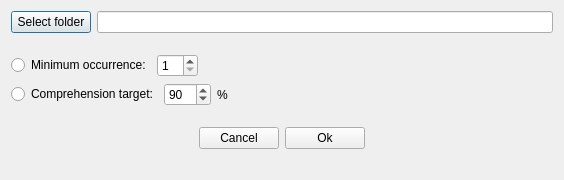
<?xml version="1.0" encoding="UTF-8"?>
<ui version="4.0">
 <class>GeneratorOutputDialog</class>
 <widget class="QDialog" name="GeneratorOutputDialog">
  <property name="geometry">
   <rect>
    <x>0</x>
    <y>0</y>
    <width>564</width>
    <height>180</height>
   </rect>
  </property>
  <property name="windowTitle">
   <string>Generator Output</string>
  </property>
  <layout class="QVBoxLayout" name="verticalLayout">
   <item>
    <layout class="QHBoxLayout" name="horizontalLayout">
     <property name="bottomMargin">
      <number>15</number>
     </property>
     <item>
      <widget class="QPushButton" name="selectFolderPushButton">
       <property name="text">
        <string>Select folder</string>
       </property>
      </widget>
     </item>
     <item>
      <widget class="QLineEdit" name="outputLineEdit"/>
     </item>
    </layout>
   </item>
   <item>
    <layout class="QHBoxLayout" name="horizontalLayout_2">
     <item>
      <widget class="QRadioButton" name="minOccurrenceRadioButton">
       <property name="text">
        <string>Minimum occurrence:</string>
       </property>
       <attribute name="buttonGroup">
        <string notr="true">buttonGroup</string>
       </attribute>
      </widget>
     </item>
     <item>
      <widget class="QSpinBox" name="minOccurrenceSpinBox">
       <property name="minimum">
        <number>1</number>
       </property>
       <property name="maximum">
        <number>99</number>
       </property>
      </widget>
     </item>
     <item>
      <spacer name="horizontalSpacer_2">
       <property name="orientation">
        <enum>Qt::Horizontal</enum>
       </property>
       <property name="sizeHint" stdset="0">
        <size>
         <width>40</width>
         <height>20</height>
        </size>
       </property>
      </spacer>
     </item>
    </layout>
   </item>
   <item>
    <layout class="QHBoxLayout" name="horizontalLayout_3">
     <property name="bottomMargin">
      <number>15</number>
     </property>
     <item>
      <widget class="QRadioButton" name="comprehensionRadioButton">
       <property name="text">
        <string>Comprehension target:</string>
       </property>
       <attribute name="buttonGroup">
        <string notr="true">buttonGroup</string>
       </attribute>
      </widget>
     </item>
     <item>
      <widget class="QSpinBox" name="comprehensionSpinBox">
       <property name="minimum">
        <number>1</number>
       </property>
       <property name="maximum">
        <number>100</number>
       </property>
       <property name="value">
        <number>90</number>
       </property>
      </widget>
     </item>
     <item>
      <widget class="QLabel" name="label">
       <property name="text">
        <string>%</string>
       </property>
      </widget>
     </item>
     <item>
      <spacer name="horizontalSpacer_3">
       <property name="orientation">
        <enum>Qt::Horizontal</enum>
       </property>
       <property name="sizeHint" stdset="0">
        <size>
         <width>40</width>
         <height>20</height>
        </size>
       </property>
      </spacer>
     </item>
    </layout>
   </item>
   <item>
    <layout class="QHBoxLayout" name="horizontalLayout_4">
     <item>
      <spacer name="horizontalSpacer">
       <property name="orientation">
        <enum>Qt::Horizontal</enum>
       </property>
       <property name="sizeHint" stdset="0">
        <size>
         <width>40</width>
         <height>20</height>
        </size>
       </property>
      </spacer>
     </item>
     <item>
      <widget class="QPushButton" name="cancelPushButton">
       <property name="text">
        <string>Cancel</string>
       </property>
      </widget>
     </item>
     <item>
      <widget class="QPushButton" name="okPushButton">
       <property name="text">
        <string>Ok</string>
       </property>
      </widget>
     </item>
     <item>
      <spacer name="horizontalSpacer_4">
       <property name="orientation">
        <enum>Qt::Horizontal</enum>
       </property>
       <property name="sizeHint" stdset="0">
        <size>
         <width>40</width>
         <height>20</height>
        </size>
       </property>
      </spacer>
     </item>
    </layout>
   </item>
   <item>
    <spacer name="verticalSpacer">
     <property name="orientation">
      <enum>Qt::Vertical</enum>
     </property>
     <property name="sizeHint" stdset="0">
      <size>
       <width>20</width>
       <height>40</height>
      </size>
     </property>
    </spacer>
   </item>
  </layout>
 </widget>
 <resources/>
 <connections/>
 <buttongroups>
  <buttongroup name="buttonGroup"/>
 </buttongroups>
</ui>
